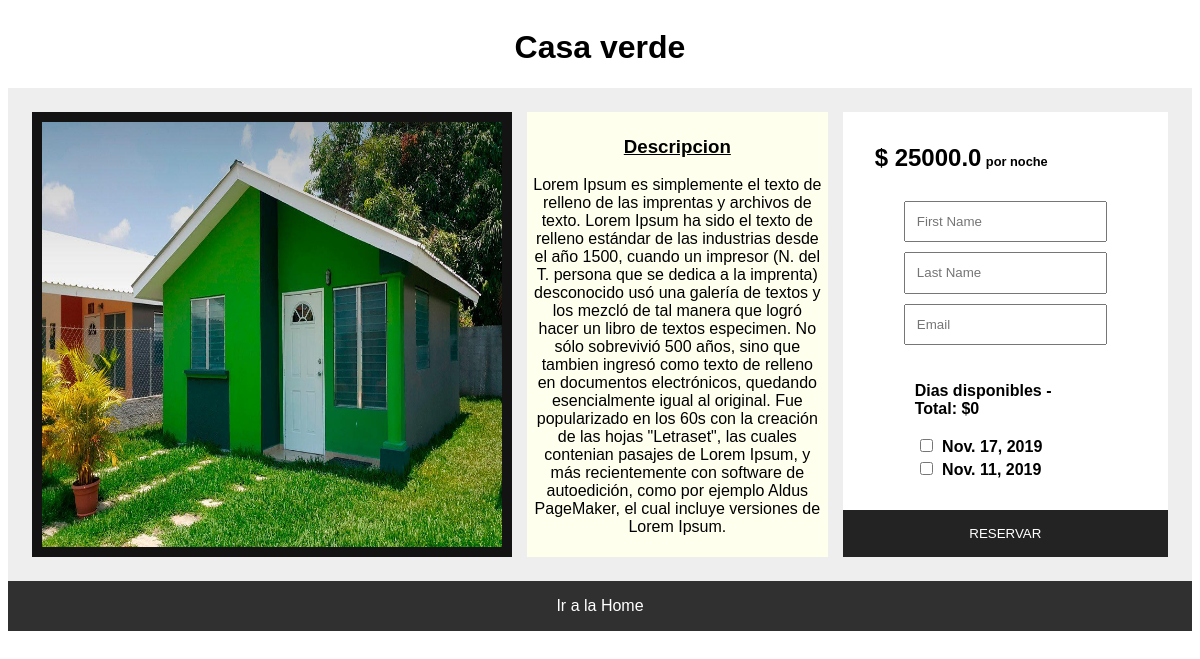
/ownerships/2, run on an earlier commit of the app's database.
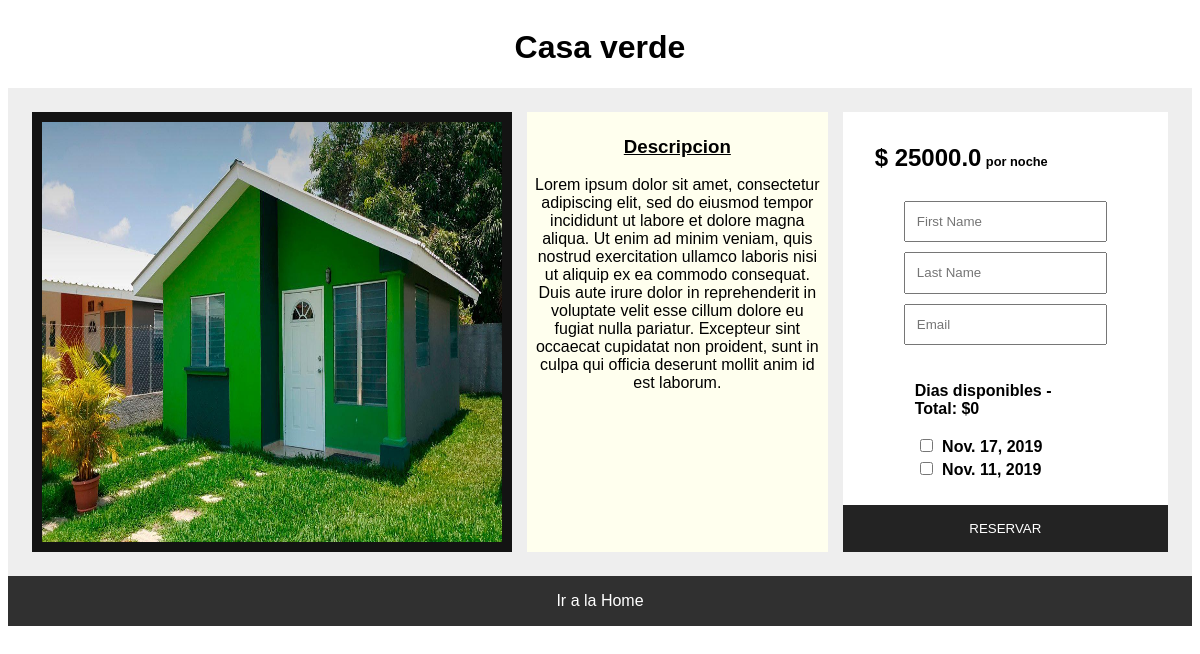
And on a later commit of the database.
### hotel/models.py (models this page shows)
class Ownership(models.Model):
    amount_pax = models.IntegerField(default=1)
    title = models.CharField(max_length=60, default='Undefined Title')
    city = models.ForeignKey(City, on_delete=models.CASCADE)
    cover = models.ImageField(blank=False, null=False, upload_to='static/images/', default='')
    rate = models.FloatField(default=0)
    host = models.ForeignKey(Host,on_delete=models.CASCADE, null=True)
    description = models.TextField(max_length=3000, default="", null=True)
    def __str__(self):
        return "\nCity: \t %s" % self.city

### hotel/views.py (the view)
# urls.py: path('ownerships/<int:ownership_id>', ownership_details, name="ownership_details"),
def ownership_details(request, ownership_id, message=None):
    ownership = get_object_or_404(Ownership, pk=ownership_id)
    rental_dates = RentalDate.objects.filter(ownership_id=ownership_id, booked=None);
    print(rental_dates)
    context = {
        'ownership': ownership,
        'rental_dates': rental_dates,
        'message': message
    }
    return render(request, 'hotel/ownership_details.html', context)

### hotel/models.py (called while the page is built)
    def __str__(self):
        return str(self.name)

    def __str__(self):
        return "\nDate:  %s , \nBooked: \t %s \nOwnership: \t %s" % (self.date, self.booked, self.ownership)

### templates/hotel/ownership_details.html (shortened to what this page needs)
<!doctype html>
{% load static from staticfiles %}
<html lang="en">
<head>
    <link rel="stylesheet" href="{%  static 'css/style.css' %}">
    <link rel="stylesheet" href="{% static 'css/ownership-details.css' %}">
</head>
<body>
    <main class="main">
        <h1 style="text-align: center;">{{ ownership.title }}</h1>
        <div class="ownership-details-body">
            <div class="ownership-details-image">
                <img src="/{{ownership.cover}}" alt="{{ownership.title}}">
            </div>
            <div class="ownership-details-description">
                <h3 style="text-decoration:underline">Descripcion</h3>
                <p>
                    {{ownership.description}}
                </p>
            </div>
            <div class="ownership-details-book">
                <div class="book-rate-info">
                    <div class="book-rate">$ <span id="rate">{{ ownership.rate }}</span></div>
                    <div class="book-inline-text">por noche</div>
                    {% if rental_dates %}
                    <form name="bookForm" class="book-form" action="/hotel/book" method="POST" autocomplete="off">
                        <input type="text" name="name" placeholder="First Name" required>
                        <input type="text" name="lastname" placeholder="Last Name" required>
                        <input type="email" name="email" placeholder="Email" required>
                        <div class="book-dates">
                            <p>Dias disponibles - Total: $<span id="total">0</span> </p>
                            {% for date in rental_dates %}
                            <div class="input-date">
                                <input type="checkbox" onchange='handleChange(this);' name="date[]"
                                    value="{{ date.id }}"> {{ date.date }}
                            </div>
                            {% endfor %}
                        </div>
                        <button id="btn-book" class="btn-book btn-accent btn-block" type="submit"
                            disabled="disabled">Reservar</button>
                    </form>
                    {% else %}
                    <h2 style="position:relative;top:30px" class="alert message-warning">No hay dias disponibles...</h2>
                    {% endif %}
                </div>
            </div>
        </div>
        <a href="/" class="btn-back btn-default">Ir a la Home</a>
    </main>
</body>
</html>

What changed in the data, as far as the page shows it:
changed Ownership "Casa verde": description "Lorem Ipsum es simplemente el texto de relleno de las imprentas y archivos de texto. Lorem Ipsum ha sido el texto de relleno estándar de las industrias desde el año 1500, cuando un impresor (N. del T. persona que se dedica a la imprenta) desconocido usó una galería de textos y los mezcló de tal manera que logró hacer un libro de textos especimen. No sólo sobrevivió 500 años, sino que tambien ingresó como texto de relleno en documentos electrónicos, quedando esencialmente igual al original. Fue popularizado en los 60s con la creación de las hojas \"Letraset\", las cuales contenian pasajes de Lorem Ipsum, y más recientemente con software de autoedición, como por ejemplo Aldus PageMaker, el cual…" → "Lorem ipsum dolor sit amet, consectetur adipiscing elit, sed do eiusmod tempor incididunt ut labore et dolore magna aliqua. Ut enim ad minim veniam, quis nostrud exercitation ullamco laboris nisi ut aliquip ex ea commodo consequat. Duis aute irure dolor in reprehenderit in voluptate velit esse cillum dolore eu fugiat nulla pariatur. Excepteur sint occaecat cupidatat non proident, sunt in culpa qui officia deserunt mollit anim id est laborum."
